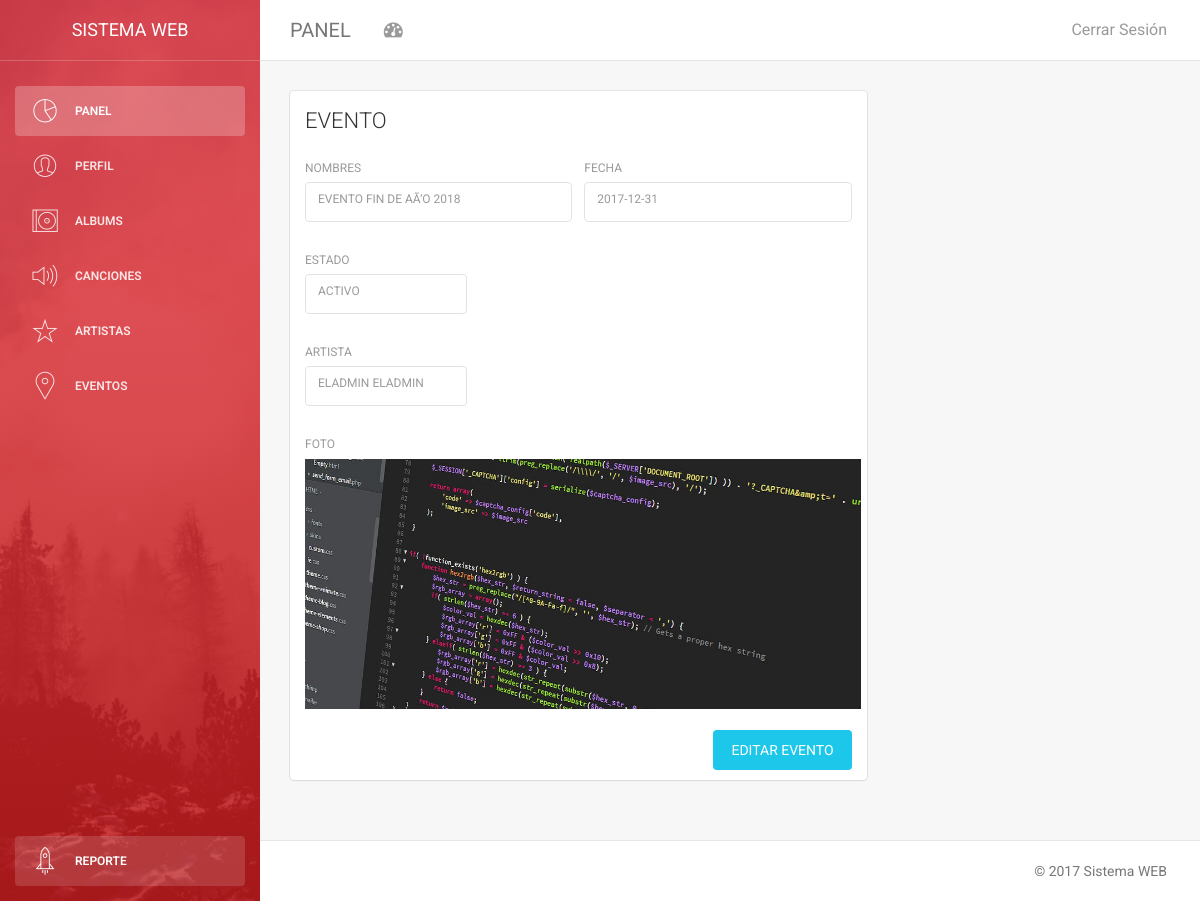
Screenshot of /adminpanel/ver_evento.php?idevento=2 (signed in) with the database file from the repository.
### tables this page shows
CREATE TABLE `evento` (
  `idevento` int(11) NOT NULL,
  `nomevento` varchar(200) NOT NULL,
  `fechaevento` date NOT NULL,
  `estadoevento` int(11) NOT NULL,
  `portada` varchar(100) NOT NULL,
  `idartista` int(11) NOT NULL
);

### adminpanel/ver_evento.php (the view, shortened to what this page needs)
<?php
   include('../session.php');
?>
<!Doctype html>
<html lang="es">
<head>
    <?php
   include('beforescripts.php');
    ?>
</head>
<body>
<div class="wrapper">
   <?php
   include('sidebar.php');
    ?>
    <div class="main-panel">
        <?php
            include('navigation.php');
        ?>
<div class="content">
            <div class="container-fluid">
                <div class="row">
                    <div class="col-md-8">
                        <div class="card">
                            <div class="header">
                                <h4 class="title">EVENTO</h4>
                            </div>
                            <div class="content">
                                <form method="POST" enctype="multipart/form-data"  action="artista/agregar_artista.php">
                                   <?php
                                    $idevento=$_REQUEST["idevento"];
        $sql = "SELECT e.idevento,e.nomevento,e.fechaevento,IF(e.estadoevento=1,'ACTIVO','INACTIVO') as 'estado',e.portada,CONCAT(a.nombreartista,' ',a.apellidoartista) as 'artista' from evento e inner join artista a on a.idartista=e.idartista where e.idevento=".$idevento;
        $results = $db->query($sql);
                                    $rows=$results->fetch_row()
     ?>
                                    <div class="row">
                                        <div class="col-md-6">
                                            <div class="form-group">
                                                <label>Nombres</label>
                                          <?php  echo "<label class='form-control'>".$rows[1]."</label>"
                                        ?>
                                            </div>
                                        </div>
                                        <div class="col-md-6">
                                            <div class="form-group">
                                                <label>Fecha</label>
                                                 <?php  echo "<label class='form-control'>".$rows[2]."</label>"
                                        ?>
                                            </div>
                                        </div>
                                    </div>
                                    <div class="row">
                                        <div class="col-md-4">
                                            <div class="form-group">
                                                <label>Estado</label>
                                                <?php  echo "<label class='form-control'>".$rows[3]."</label>"
                                        ?>
                                            </div>
                                        </div>
                                    </div>
                                      <div class="row">
                                        <div class="col-md-4">
                                            <div class="form-group">
                                                <label>Artista</label>
                                                <?php  echo "<label class='form-control'>".$rows[5]."</label>"
                                        ?>
                                            </div>
                                        </div>
                                    </div>
                                    <div class="row">
                                        <div class="col-md-4">
                                            <div class="form-group">
                                                <label>Foto</label>
                                            <?php  echo "<img  height='250px' src='http://localhost/".$rows[4]."'/>"
                                        ?>
                                            </div>
                                        </div>
                                    </div>
                                    <a href="editar_evento.php?idevento=<?php echo $idevento?>" class="btn btn-info btn-fill pull-right">EDITAR EVENTO</a>
                                    <div class="clearfix"></div>
                                </form>
                            </div>
                        </div>
                    </div>
                    <div class="col-md-4">
                    </div>
                </div>
            </div>
        </div>
        <?php
   include('footer.php');
?>
    </div>
</div>
</body>
</html>

### rows the page displays
evento: nomevento "EVENTO FIN DE AÃ‘O 2018", fechaevento "2017-12-31", portada (picture)

### other values shown
$rows[3] "ACTIVO"
$rows[5] "ELADMIN ELADMIN"
